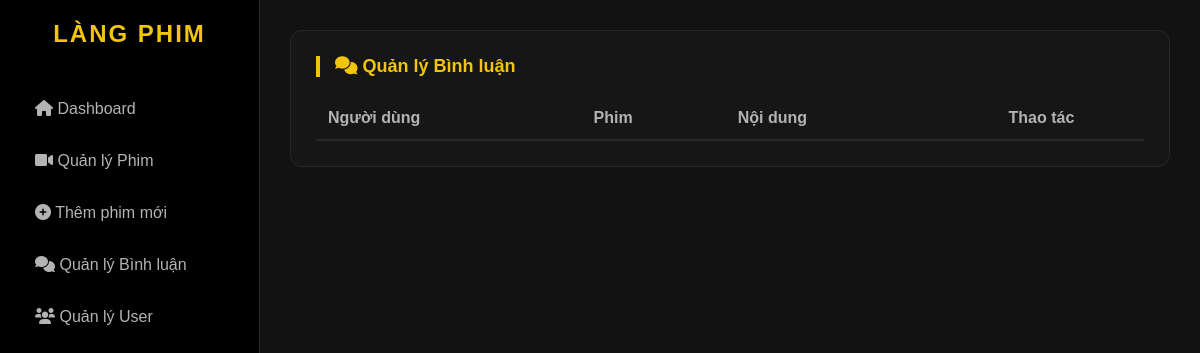
The app's page /admin/manage-comments.php, older data.
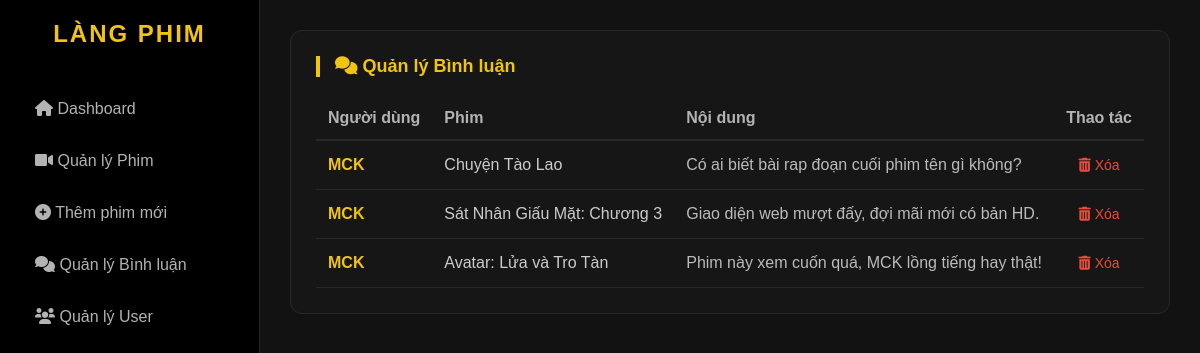
The same page, newer data.
### tables this page shows
CREATE TABLE `comment_history` (
  `comment_id` int(11) NOT NULL,
  `user_id` int(11) NOT NULL,
  `movie_id` int(11) NOT NULL,
  `content` text NOT NULL,
  `created_at` timestamp NOT NULL DEFAULT current_timestamp()
);

CREATE TABLE `users` (
  `user_id` int(11) NOT NULL,
  `username` varchar(50) NOT NULL,
  `password` varchar(255) NOT NULL,
  `full_name` varchar(100) DEFAULT NULL,
  `role` tinyint(1) DEFAULT 0,
  `created_at` timestamp NOT NULL DEFAULT current_timestamp(),
  `status` int(11) DEFAULT 1
);

CREATE TABLE `movies` (
  `id` int(11) NOT NULL,
  `tmdb_id` int(11) DEFAULT NULL,
  `title` varchar(255) NOT NULL,
  `author` varchar(255) DEFAULT NULL,
  `overview` text DEFAULT NULL,
  `poster_path` varchar(255) DEFAULT NULL,
  `backdrop_path` varchar(255) DEFAULT NULL,
  `release_date` date DEFAULT NULL,
  `rating` decimal(3,1) DEFAULT NULL,
  `created_at` timestamp NOT NULL DEFAULT current_timestamp(),
  `video_key` varchar(255) DEFAULT NULL,
  `views` int(11) DEFAULT 0
);

### admin/manage-comments.php (the view)
<?php
include_once __DIR__ . '/../core/config.php';
include 'sidebar.php';
?>
<div class="main-content">
    <div class="card">
        <h3><i class="fas fa-comments"></i> Quản lý Bình luận</h3>
        <div style="overflow-x: auto; margin-top: 20px;">
            <table style="width: 100%; border-collapse: collapse;">
                <thead>
                    <tr style="text-align: left; border-bottom: 2px solid #333;">
                        <th style="padding: 12px;">Người dùng</th>
                        <th style="padding: 12px;">Phim</th>
                        <th style="padding: 12px;">Nội dung</th>
                        <th style="padding: 12px; text-align: center;">Thao tác</th>
                    </tr>
                </thead>
                <tbody>
                    <?php
                    $sql = "SELECT c.comment_id, c.content, u.username, m.title
                            FROM comment_history c
                            JOIN users u ON c.user_id = u.user_id
                            JOIN movies m ON c.movie_id = m.id
                            ORDER BY c.comment_id DESC";
                    try {
                        $stmt = $pdo->query($sql);
                        while($row = $stmt->fetch()): ?>
                        <tr style="border-bottom: 1px solid #222;">
                            <td style="padding: 12px;">
                                <strong style="color: var(--primary);"><?= htmlspecialchars($row['username']) ?></strong>
                            </td>
                            <td style="padding: 12px; color: #ccc;"><?= htmlspecialchars($row['title']) ?></td>
                            <td style="padding: 12px; max-width: 400px; color: #bbb; line-height: 1.5;">
                                <?= nl2br(htmlspecialchars($row['content'])) ?>
                            </td>
                            <td style="padding: 12px; text-align: center;">
                                <a href="process-comment.php?delete=<?= $row['comment_id'] ?>"
                                   onclick="return confirm('Bạn có chắc chắn muốn xóa bình luận này không?')"
                                   style="color: #e74c3c; text-decoration: none; font-size: 14px;">
                                    <i class="fas fa-trash-alt"></i> Xóa
                                </a>
                            </td>
                        </tr>
                        <?php endwhile;
                    } catch (PDOException $e) {
                        echo "<tr><td colspan='4' style='padding: 20px; text-align: center; color: #e74c3c;'>Lỗi: " . $e->getMessage() . "</td></tr>";
                    }
                    ?>
                </tbody>
            </table>
        </div>
    </div>
</div>

### admin/sidebar.php (shortened to what this page needs)
<head>
    <link rel="stylesheet" href="../assets/css/admin-style.css">
    <link rel="stylesheet" href="https://cdnjs.cloudflare.com/ajax/libs/font-awesome/6.0.0/css/all.min.css">
</head>
<div class="sidebar">
    <div class="logo">Làng phim</div>
    <ul>
        <li><a href="index.php"><i class="fas fa-home"></i> Dashboard</a></li>
        <li><a href="manage-movies.php"><i class="fas fa-video"></i> Quản lý Phim</a></li>
        <li>
            <a href="add-movie.php">
                <i class="fas fa-plus-circle"></i>
                <span>Thêm phim mới</span>
            </a>
        </li>
        <li><a href="manage-comments.php"><i class="fas fa-comments"></i> Quản lý Bình luận</a></li>
        <li><a href="manage-users.php"><i class="fas fa-users"></i> Quản lý User</a></li>
    </ul>
</div>

### assets/css/admin-style.css (style rules this page uses)
* { box-sizing: border-box; margin: 0; padding: 0; }
.sidebar { width: 260px; background-color: #000; height: 100vh; position: fixed; border-right: 1px solid var(--border); padding: 20px; }
.sidebar .logo { font-size: 24px; font-weight: bold; color: var(--primary); text-align: center; margin-bottom: 40px; text-transform: uppercase; letter-spacing: 2px; }
.sidebar ul li { list-style: none; margin-bottom: 10px; }
.sidebar ul li a { color: var(--text-muted); text-decoration: none; padding: 12px 15px; display: block; border-radius: 8px; transition: 0.3s; }
.main-content { margin-left: 260px; padding: 30px; width: calc(100% - 260px); }
.card { background-color: var(--bg-card); border: 1px solid var(--border); border-radius: 12px; padding: 25px; margin-bottom: 25px; }
.card h3 { margin-bottom: 20px; color: var(--primary); font-size: 18px; border-left: 4px solid var(--primary); padding-left: 15px; }
table { width: 100%; border-collapse: collapse; }
th { text-align: left; color: var(--text-muted); padding: 15px; border-bottom: 2px solid var(--border); }
td { padding: 15px; border-bottom: 1px solid var(--border); }

Row changes from the older to the newer data that the page shows:
added comment_history: user.username "MCK", movie.title "Chuyện Tào Lao", content "Có ai biết bài rap đoạn cuối phim tên gì không?"
added comment_history: user.username "MCK", movie.title "Sát Nhân Giấu Mặt: Chương 3", content "Giao diện web mượt đấy, đợi mãi mới có bản HD."
added comment_history: user.username "MCK", movie.title "Avatar: Lửa và Tro Tàn", content "Phim này xem cuốn quá, MCK lồng tiếng hay thật!"
